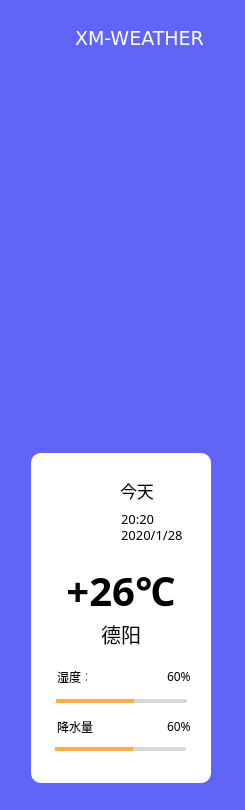
   <widget class="QWidget" name="Left_widget" native="true">
    <property name="geometry">
     <rect>
      <x>0</x>
      <y>0</y>
      <width>245</width>
      <height>810</height>
     </rect>
    </property>
    <property name="minimumSize">
     <size>
      <width>245</width>
      <height>810</height>
     </size>
    </property>
    <property name="maximumSize">
     <size>
      <width>245</width>
      <height>810</height>
     </size>
    </property>
    <property name="styleSheet">
     <string notr="true">background-color: rgb(97, 101, 247);
border-top-left-radius:10px;
border-bottom-left-radius:10px;</string>
    </property>
    <widget class="QLabel" name="Title_label">
     <property name="geometry">
      <rect>
       <x>75</x>
       <y>23</y>
       <width>151</width>
       <height>31</height>
      </rect>
     </property>
     <property name="font">
      <font>
       <family>Verdana</family>
       <pointsize>14</pointsize>
       <weight>50</weight>
       <italic>false</italic>
       <bold>false</bold>
      </font>
     </property>
     <property name="styleSheet">
      <string notr="true">color: rgb(255, 255, 255);</string>
     </property>
     <property name="text">
      <string>XM-WEATHER</string>
     </property>
    </widget>
    <widget class="QWidget" name="layoutWidget">
     <property name="geometry">
      <rect>
       <x>0</x>
       <y>110</y>
       <width>247</width>
       <height>172</height>
      </rect>
     </property>
     <layout class="QVBoxLayout" name="verticalLayout">
      <property name="spacing">
       <number>0</number>
      </property>
      <item>
       <widget class="QPushButton" name="Dashboard_Button">
        <property name="minimumSize">
         <size>
          <width>245</width>
          <height>30</height>
         </size>
        </property>
        <property name="maximumSize">
         <size>
          <width>245</width>
          <height>30</height>
         </size>
        </property>
        <property name="font">
         <font>
          <family>Verdana</family>
          <pointsize>13</pointsize>
         </font>
        </property>
        <property name="styleSheet">
         <string notr="true">color: rgb(255, 255, 255);
background-image:url(../icon/dashboard.png);</string>
        </property>
        <property name="text">
         <string/>
        </property>
       </widget>
      </item>
      <item>
       <spacer name="verticalSpacer">
        <property name="orientation">
         <enum>Qt::Vertical</enum>
        </property>
        <property name="sizeType">
         <enum>QSizePolicy::Fixed</enum>
        </property>
        <property name="sizeHint" stdset="0">
         <size>
          <width>20</width>
          <height>40</height>
         </size>
        </property>
       </spacer>
      </item>
      <item>
       <widget class="QPushButton" name="Statistics_Button">
        <property name="minimumSize">
         <size>
          <width>245</width>
          <height>30</height>
         </size>
        </property>
        <property name="maximumSize">
         <size>
          <width>245</width>
          <height>30</height>
         </size>
        </property>
        <property name="font">
         <font>
          <family>Verdana</family>
          <pointsize>13</pointsize>
         </font>
        </property>
        <property name="styleSheet">
         <string notr="true">color: rgb(255, 255, 255);
background-image:url(../icon/statistics.png);</string>
        </property>
        <property name="text">
         <string/>
        </property>
       </widget>
      </item>
      <item>
       <spacer name="verticalSpacer1">
        <property name="orientation">
         <enum>Qt::Vertical</enum>
        </property>
        <property name="sizeType">
         <enum>QSizePolicy::Fixed</enum>
        </property>
        <property name="sizeHint" stdset="0">
         <size>
          <width>20</width>
          <height>40</height>
         </size>
        </property>
       </spacer>
      </item>
      <item>
       <widget class="QPushButton" name="Seting_Button">
        <property name="minimumSize">
         <size>
          <width>245</width>
          <height>30</height>
         </size>
        </property>
        <property name="maximumSize">
         <size>
          <width>245</width>
          <height>30</height>
         </size>
        </property>
        <property name="font">
         <font>
          <family>Verdana</family>
          <pointsize>13</pointsize>
         </font>
        </property>
        <property name="styleSheet">
         <string notr="true">color: rgb(255, 255, 255);
background-image:url(../icon/setting.png);</string>
        </property>
        <property name="text">
         <string/>
        </property>
       </widget>
      </item>
     </layout>
    </widget>
    <widget class="QLabel" name="Msg_Label">
     <property name="geometry">
      <rect>
       <x>31</x>
       <y>453</y>
       <width>180</width>
       <height>330</height>
      </rect>
     </property>
     <property name="minimumSize">
      <size>
       <width>180</width>
       <height>330</height>
      </size>
     </property>
     <property name="maximumSize">
      <size>
       <width>185</width>
       <height>330</height>
      </size>
     </property>
     <property name="styleSheet">
      <string notr="true">background-color: rgb(255, 255, 255);border-radius:10px;</string>
     </property>
     <property name="text">
      <string/>
     </property>
    </widget>
    <widget class="QLabel" name="Msg_icon">
     <property name="geometry">
      <rect>
       <x>53</x>
       <y>479</y>
       <width>60</width>
       <height>60</height>
      </rect>
     </property>
     <property name="minimumSize">
      <size>
       <width>60</width>
       <height>60</height>
      </size>
     </property>
     <property name="maximumSize">
      <size>
       <width>60</width>
       <height>60</height>
      </size>
     </property>
     <property name="styleSheet">
      <string notr="true">border-radius:10px;
background-image:url(../icon/quality.png);
background-color:none;</string>
     </property>
     <property name="text">
      <string/>
     </property>
    </widget>
    <widget class="QLabel" name="Msg_Days">
     <property name="geometry">
      <rect>
       <x>120</x>
       <y>480</y>
       <width>50</width>
       <height>20</height>
      </rect>
     </property>
     <property name="minimumSize">
      <size>
       <width>50</width>
       <height>20</height>
      </size>
     </property>
     <property name="maximumSize">
      <size>
       <width>50</width>
       <height>20</height>
      </size>
     </property>
     <property name="font">
      <font>
       <family>黑体</family>
       <pointsize>13</pointsize>
      </font>
     </property>
     <property name="styleSheet">
      <string notr="true">background-color: rgb(255, 255, 255);</string>
     </property>
     <property name="text">
      <string>今天</string>
     </property>
    </widget>
    <widget class="QLabel" name="Msg_Time">
     <property name="geometry">
      <rect>
       <x>121</x>
       <y>511</y>
       <width>50</width>
       <height>15</height>
      </rect>
     </property>
     <property name="minimumSize">
      <size>
       <width>50</width>
       <height>15</height>
      </size>
     </property>
     <property name="maximumSize">
      <size>
       <width>50</width>
       <height>15</height>
      </size>
     </property>
     <property name="font">
      <font>
       <family>等线 Light</family>
       <pointsize>10</pointsize>
      </font>
     </property>
     <property name="styleSheet">
      <string notr="true">background-color: rgb(255, 255, 255);</string>
     </property>
     <property name="text">
      <string>20:20</string>
     </property>
    </widget>
    <widget class="QLabel" name="Msg_Date">
     <property name="geometry">
      <rect>
       <x>121</x>
       <y>527</y>
       <width>80</width>
       <height>15</height>
      </rect>
     </property>
     <property name="minimumSize">
      <size>
       <width>80</width>
       <height>15</height>
      </size>
     </property>
     <property name="maximumSize">
      <size>
       <width>80</width>
       <height>15</height>
      </size>
     </property>
     <property name="font">
      <font>
       <family>等线 Light</family>
       <pointsize>10</pointsize>
      </font>
     </property>
     <property name="styleSheet">
      <string notr="true">background-color: rgb(255, 255, 255);</string>
     </property>
     <property name="text">
      <string>2020/1/28</string>
     </property>
    </widget>
    <widget class="QLabel" name="Msg_Temper">
     <property name="geometry">
      <rect>
       <x>31</x>
       <y>560</y>
       <width>180</width>
       <height>60</height>
      </rect>
     </property>
     <property name="minimumSize">
      <size>
       <width>180</width>
       <height>60</height>
      </size>
     </property>
     <property name="maximumSize">
      <size>
       <width>185</width>
       <height>60</height>
      </size>
     </property>
     <property name="font">
      <font>
       <family>等线 Light</family>
       <pointsize>30</pointsize>
       <weight>75</weight>
       <bold>true</bold>
      </font>
     </property>
     <property name="styleSheet">
      <string notr="true">border-radius:10px;
background-color: rgb(255, 255, 255);</string>
     </property>
     <property name="text">
      <string>+26℃</string>
     </property>
     <property name="alignment">
      <set>Qt::AlignCenter</set>
     </property>
    </widget>
    <widget class="QLabel" name="Msg_City">
     <property name="geometry">
      <rect>
       <x>31</x>
       <y>621</y>
       <width>180</width>
       <height>25</height>
      </rect>
     </property>
     <property name="minimumSize">
      <size>
       <width>180</width>
       <height>25</height>
      </size>
     </property>
     <property name="font">
      <font>
       <family>黑体</family>
       <pointsize>15</pointsize>
      </font>
     </property>
     <property name="styleSheet">
      <string notr="true">background-color: rgb(255, 255, 255);</string>
     </property>
     <property name="text">
      <string>德阳</string>
     </property>
     <property name="alignment">
      <set>Qt::AlignCenter</set>
     </property>
    </widget>
    <widget class="QLabel" name="Msg_Humidity">
     <property name="geometry">
      <rect>
       <x>57</x>
       <y>669</y>
       <width>30</width>
       <height>15</height>
      </rect>
     </property>
     <property name="minimumSize">
      <size>
       <width>30</width>
       <height>15</height>
      </size>
     </property>
     <property name="maximumSize">
      <size>
       <width>30</width>
       <height>15</height>
      </size>
     </property>
     <property name="font">
      <font>
       <family>等线</family>
      </font>
     </property>
     <property name="styleSheet">
      <string notr="true">background-color: rgb(255, 255, 255);</string>
     </property>
     <property name="text">
      <string>湿度：</string>
     </property>
    </widget>
    <widget class="QLabel" name="Msg_Scale1">
     <property name="geometry">
      <rect>
       <x>167</x>
       <y>669</y>
       <width>30</width>
       <height>15</height>
      </rect>
     </property>
     <property name="minimumSize">
      <size>
       <width>30</width>
       <height>15</height>
      </size>
     </property>
     <property name="maximumSize">
      <size>
       <width>30</width>
       <height>15</height>
      </size>
     </property>
     <property name="font">
      <font>
       <family>等线</family>
      </font>
     </property>
     <property name="styleSheet">
      <string notr="true">background-color: rgb(255, 255, 255);</string>
     </property>
     <property name="text">
      <string>60%</string>
     </property>
    </widget>
    <widget class="QLabel" name="Msg_Scale2">
     <property name="geometry">
      <rect>
       <x>167</x>
       <y>719</y>
       <width>30</width>
       <height>15</height>
      </rect>
     </property>
     <property name="minimumSize">
      <size>
       <width>30</width>
       <height>15</height>
      </size>
     </property>
     <property name="maximumSize">
      <size>
       <width>30</width>
       <height>15</height>
      </size>
     </property>
     <property name="font">
      <font>
       <family>等线</family>
      </font>
     </property>
     <property name="styleSheet">
      <string notr="true">background-color: rgb(255, 255, 255);</string>
     </property>
     <property name="text">
      <string>60%</string>
     </property>
    </widget>
    <widget class="QLabel" name="Msg_Precipitation">
     <property name="geometry">
      <rect>
       <x>57</x>
       <y>719</y>
       <width>40</width>
       <height>15</height>
      </rect>
     </property>
     <property name="minimumSize">
      <size>
       <width>40</width>
       <height>15</height>
      </size>
     </property>
     <property name="maximumSize">
      <size>
       <width>40</width>
       <height>15</height>
      </size>
     </property>
     <property name="font">
      <font>
       <family>等线</family>
      </font>
     </property>
     <property name="styleSheet">
      <string notr="true">background-color: rgb(255, 255, 255);</string>
     </property>
     <property name="text">
      <string>降水量：</string>
     </property>
    </widget>
    <widget class="QProgressBar" name="Msg_Bar1">
     <property name="geometry">
      <rect>
       <x>56</x>
       <y>699</y>
       <width>131</width>
       <height>4</height>
      </rect>
     </property>
     <property name="minimumSize">
      <size>
       <width>131</width>
       <height>4</height>
      </size>
     </property>
     <property name="maximumSize">
      <size>
       <width>4</width>
       <height>3</height>
      </size>
     </property>
     <property name="styleSheet">
      <string notr="true">QProgressBar {border: 2px ;   border-radius: 1.5px; background-color: rgb(216, 216, 216);}
::chunk {background-color: rgb(255, 173, 71);}

</string>
     </property>
     <property name="value">
      <number>60</number>
     </property>
     <property name="alignment">
      <set>Qt::AlignCenter</set>
     </property>
     <property name="format">
      <string/>
     </property>
    </widget>
    <widget class="QProgressBar" name="Msg_Bar1_2">
     <property name="geometry">
      <rect>
       <x>55</x>
       <y>747</y>
       <width>131</width>
       <height>4</height>
      </rect>
     </property>
     <property name="minimumSize">
      <size>
       <width>131</width>
       <height>4</height>
      </size>
     </property>
     <property name="maximumSize">
      <size>
       <width>4</width>
       <height>3</height>
      </size>
     </property>
     <property name="styleSheet">
      <string notr="true">QProgressBar::chunk {background-color: rgb(255, 173, 71);}
QProgressBar {border: 2px ;   border-radius: 1.5px; background-color: rgb(216, 216, 216);}

</string>
     </property>
     <property name="value">
      <number>60</number>
     </property>
     <property name="alignment">
      <set>Qt::AlignCenter</set>
     </property>
     <property name="format">
      <string/>
     </property>
    </widget>
    <widget class="QLabel" name="label_3">
     <property name="geometry">
      <rect>
       <x>24</x>
       <y>20</y>
       <width>43</width>
       <height>41</height>
      </rect>
     </property>
     <property name="minimumSize">
      <size>
       <width>43</width>
       <height>41</height>
      </size>
     </property>
     <property name="maximumSize">
      <size>
       <width>43</width>
       <height>41</height>
      </size>
     </property>
     <property name="styleSheet">
      <string notr="true">background-image:url(../icon/logo.png);</string>
     </property>
     <property name="text">
      <string/>
     </property>
    </widget>
   </widget>
